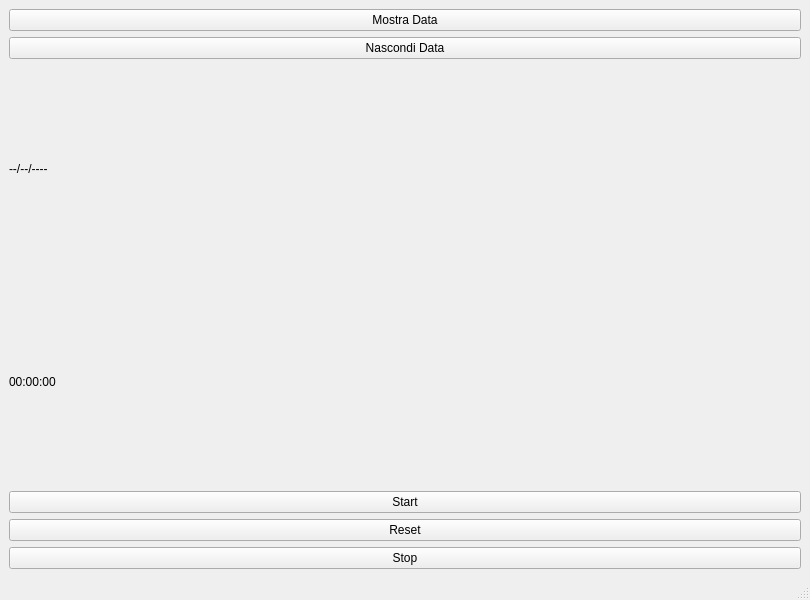
<?xml version="1.0" encoding="UTF-8"?>
<ui version="4.0">
 <class>MainWindow</class>
 <widget class="QMainWindow" name="MainWindow">
  <property name="geometry">
   <rect>
    <x>0</x>
    <y>0</y>
    <width>810</width>
    <height>600</height>
   </rect>
  </property>
  <property name="windowTitle">
   <string>MainWindow</string>
  </property>
  <widget class="QWidget" name="centralwidget">
   <layout class="QGridLayout" name="gridLayout">
    <item row="0" column="0">
     <layout class="QVBoxLayout" name="verticalLayout">
      <item>
       <widget class="QPushButton" name="MostraData">
        <property name="text">
         <string>Mostra Data</string>
        </property>
       </widget>
      </item>
      <item>
       <widget class="QPushButton" name="NascondiData">
        <property name="text">
         <string>Nascondi Data</string>
        </property>
       </widget>
      </item>
      <item>
       <widget class="QLabel" name="labelData">
        <property name="text">
         <string>--/--/----</string>
        </property>
       </widget>
      </item>
      <item>
       <widget class="QLabel" name="labelTempo">
        <property name="text">
         <string>00:00:00</string>
        </property>
       </widget>
      </item>
      <item>
       <widget class="QPushButton" name="bottoneStart">
        <property name="text">
         <string>Start</string>
        </property>
       </widget>
      </item>
      <item>
       <widget class="QPushButton" name="bottoneReset">
        <property name="text">
         <string>Reset</string>
        </property>
       </widget>
      </item>
      <item>
       <widget class="QPushButton" name="bottoneStop">
        <property name="text">
         <string>Stop</string>
        </property>
       </widget>
      </item>
     </layout>
    </item>
   </layout>
  </widget>
  <widget class="QMenuBar" name="menubar">
   <property name="geometry">
    <rect>
     <x>0</x>
     <y>0</y>
     <width>810</width>
     <height>33</height>
    </rect>
   </property>
  </widget>
  <widget class="QStatusBar" name="statusbar"/>
 </widget>
 <resources/>
 <connections/>
</ui>
